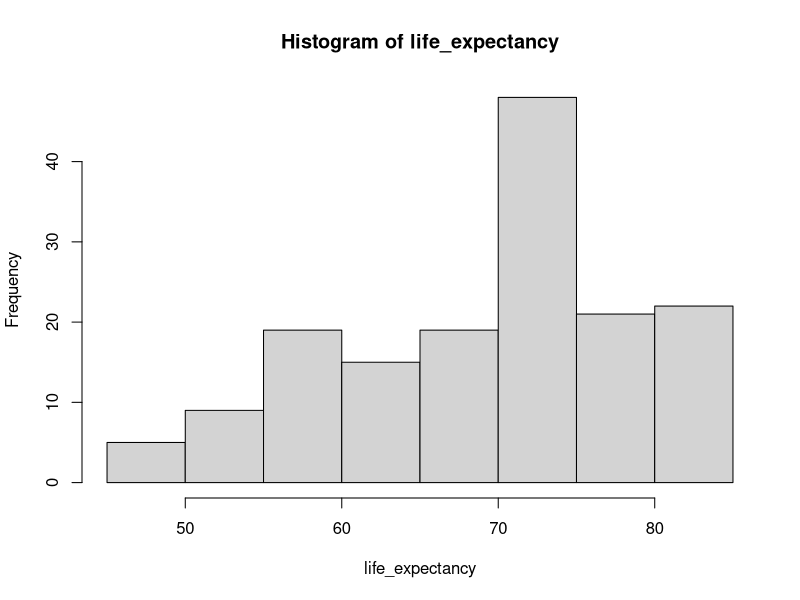
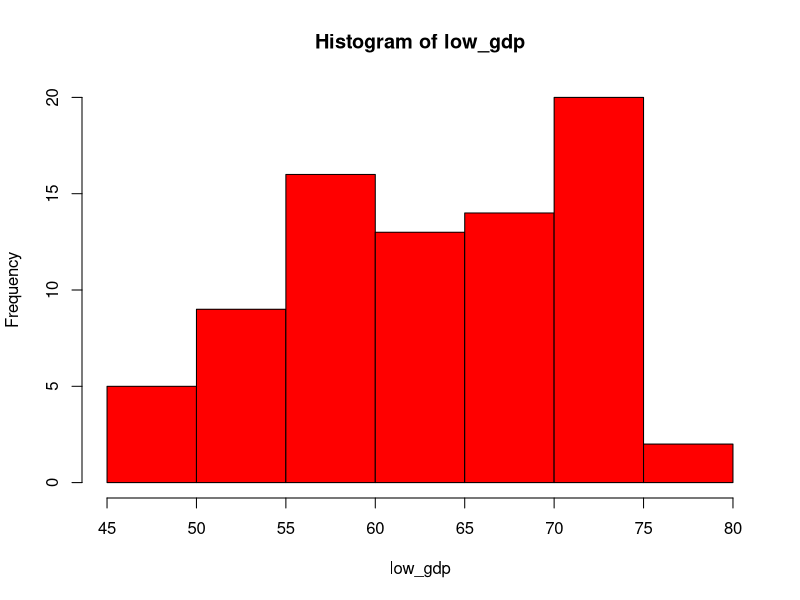
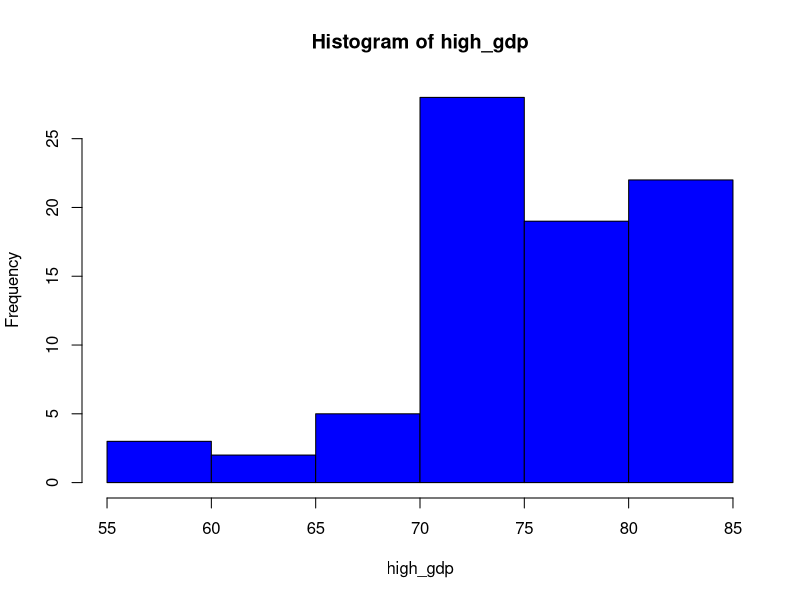
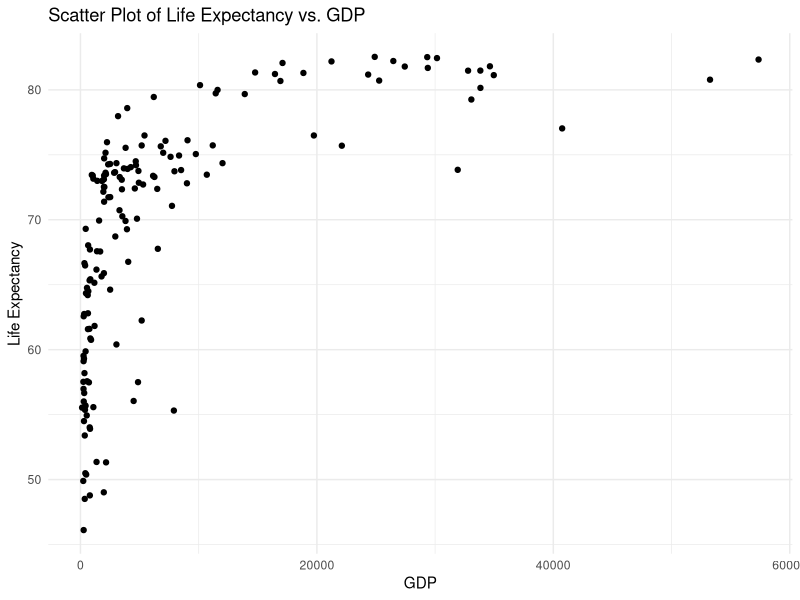

These charts were generated, in order, by the following R code:
# ******************************************************************************
# *                               COPYRIGHT NOTICE                             *
# ******************************************************************************
# *                                                                            *
# *  This code is authored by Marcelo Villalobos Diaz                          *
# *  You are free to use, modify, and distribute this code, provided           *
# *  you give appropriate credit by including the author's name.               *
# *                                                                            *
# *  Copyright (c) 2023 Marcelo Villalobos Diaz                                *
# *                                                                            *
# ******************************************************************************

# loads the libraries for this project
library(ggplot2)
library(readr)
library(dplyr)

# imports and inspects the data
data <- read_csv("life_expectancy_by_country.csv")
head(data)

# creates a vector using the life_expectancy column
life_expectancy <- data %>%
    pull(life_expectancy)

# finds the quartiles of the life_expectancy vector
life_expectancy_quartiles <- quantile(life_expectancy, c(0.25, 0.5, 0.75))
print("Below are the quartiles for the life expectancy around the world:")
life_expectancy_quartiles

# plots histogram of the life_expectancy vector. See PDF.
hist(life_expectancy)

# creates a vextor using the GDP column
gdp <- data %>%
    pull(GDP)

# finds the GDP median
median_gdp <- quantile(gdp, c(0.5))
sprintf("This is the median GDP: %f", median_gdp)

# now lets devide the GDP in two groups (low and high GDP)
low_gdp <- data %>%
    filter(GDP <= median_gdp) %>%
    pull(life_expectancy)

high_gdp <- data %>%
    filter(GDP > median_gdp) %>%
    pull(life_expectancy)

# now lets find the quartiles for each group (low and high gpd)
low_gdp_quartiles <- quantile(low_gdp, c(0.25, 0.5, 0.75))
low_gdp_quartiles

high_gdp_quartiles <- quantile(high_gdp, c(0.25, 0.5, 0.75))
high_gdp_quartiles

# lets plot histograms for each group (low and high GDP). See PDF.
hist(low_gdp, col = "red")

hist(high_gdp, col = "blue")

# In conclusion we can see that people usually live longer if the
# country where they live has a high GDP.

# Added a scatter plot to see the relationship between life expectancy and GDP
scatter_plot <- ggplot(data, aes(x = GDP, y = life_expectancy)) +
  geom_point() +
  labs(
    title = "Scatter Plot of Life Expectancy vs. GDP",
    x = "GDP",
    y = "Life Expectancy"
  ) +
  theme_minimal()

print(scatter_plot)